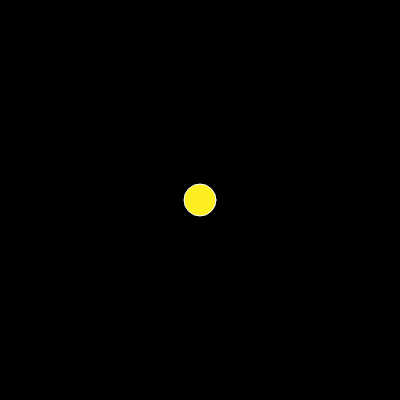
Frame 1 (no input)
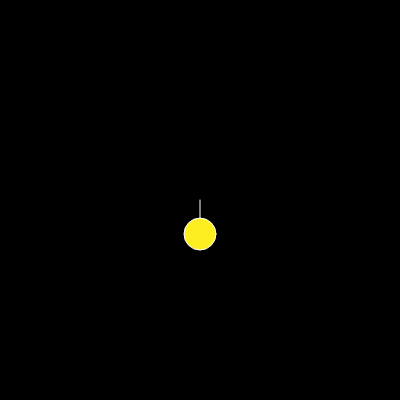
Frame 60 (no input)
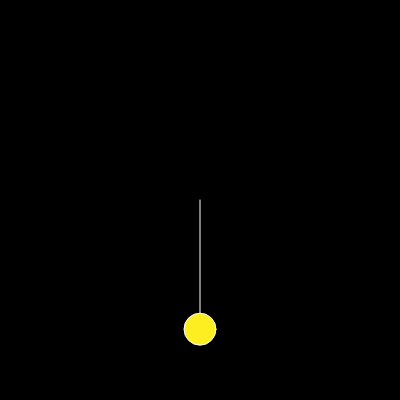
Frame 120 (the mouse pressed at the canvas centre since frame 60)

The p5.js sketch that drew these frames (run headless with seeded random() and noise() and a simulated clock; from frame 60 on, the mouse is pressed at the canvas centre):

// p5.js sketch
// ── sketch.js
let angle = 0;
let angleV = 0;

function setup() {
  createCanvas(400, 400);
}

function draw() {
  background(0);
  fill(252, 238, 33);
  translate(width / 2, height / 2);
  //let r = map (sin (angle), -1, 1, 0, 200);
  let y = map (sin(angle), -1,1,-200,200);
  stroke(255);
  line(0,0,0,y);
  circle (0,y, 32);
  
  //let increment = TWO_PI/60;
  angle += angleV;
  
  angleV += 0.0001;
  //console.log (frameRate());
}
